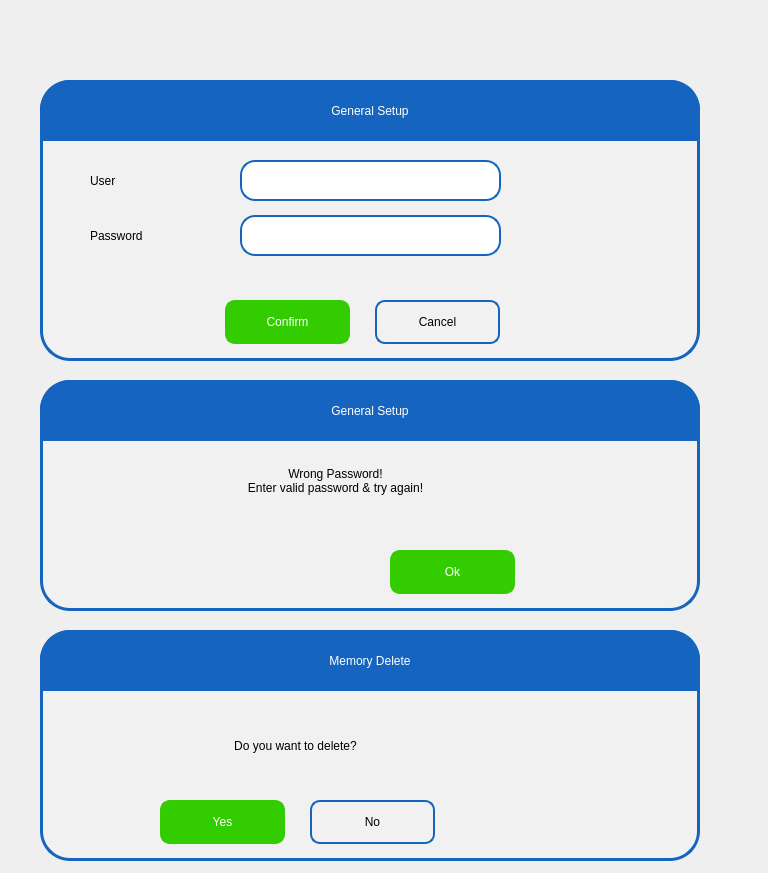
<?xml version="1.0" encoding="UTF-8"?>
<ui version="4.0">
 <class>sCheckPass</class>
 <widget class="QWidget" name="sCheckPass">
  <property name="geometry">
   <rect>
    <x>0</x>
    <y>0</y>
    <width>768</width>
    <height>873</height>
   </rect>
  </property>
  <property name="windowTitle">
   <string>Form</string>
  </property>
  <widget class="QFrame" name="frPassword">
   <property name="geometry">
    <rect>
     <x>40</x>
     <y>80</y>
     <width>660</width>
     <height>281</height>
    </rect>
   </property>
   <property name="styleSheet">
    <string notr="true">border-width: 3px;
border-color: rgb(21, 100, 192);
border-style: solid;
border-radius: 30px;

color: rgb(0, 0, 0);
font: 75 16pt &quot;Roboto Medium&quot;;

background-color: rgb(241, 241, 241);
</string>
   </property>
   <property name="frameShape">
    <enum>QFrame::StyledPanel</enum>
   </property>
   <property name="frameShadow">
    <enum>QFrame::Raised</enum>
   </property>
   <widget class="QLabel" name="label_11">
    <property name="geometry">
     <rect>
      <x>50</x>
      <y>135</y>
      <width>141</width>
      <height>41</height>
     </rect>
    </property>
    <property name="styleSheet">
     <string notr="true">border-width: 0px;
font: 75 16pt &quot;Roboto Medium&quot;;</string>
    </property>
    <property name="text">
     <string>Password</string>
    </property>
    <property name="wordWrap">
     <bool>true</bool>
    </property>
   </widget>
   <widget class="sQLEExtend" name="lePassword">
    <property name="geometry">
     <rect>
      <x>200</x>
      <y>135</y>
      <width>261</width>
      <height>41</height>
     </rect>
    </property>
    <property name="focusPolicy">
     <enum>Qt::ClickFocus</enum>
    </property>
    <property name="styleSheet">
     <string notr="true">padding: 1px 18px 1px 10px;
background-color: rgb(255,255,255);
border-width: 2px;
border-color: rgb(21, 100, 192);
border-style: solid;
border-radius: 15;
color: rgb(0, 0, 0);
font: 75 16pt &quot;Roboto Medium&quot;;

</string>
    </property>
    <property name="inputMethodHints">
     <set>Qt::ImhHiddenText|Qt::ImhNoAutoUppercase|Qt::ImhNoPredictiveText|Qt::ImhSensitiveData</set>
    </property>
    <property name="maxLength">
     <number>15</number>
    </property>
    <property name="echoMode">
     <enum>QLineEdit::Password</enum>
    </property>
   </widget>
   <widget class="QLabel" name="lblCaption">
    <property name="geometry">
     <rect>
      <x>0</x>
      <y>0</y>
      <width>660</width>
      <height>61</height>
     </rect>
    </property>
    <property name="styleSheet">
     <string notr="true">font: 75 16pt &quot;Roboto Medium&quot;;
background-color: rgb(21, 100, 192);
color: rgb(255, 255, 255);
border-radius : 0px;
border-top-left-radius: 30px;
border-top-right-radius: 30px;
border-width:0px;



</string>
    </property>
    <property name="text">
     <string>General Setup</string>
    </property>
    <property name="alignment">
     <set>Qt::AlignCenter</set>
    </property>
   </widget>
   <widget class="QPushButton" name="pbConfirm">
    <property name="geometry">
     <rect>
      <x>185</x>
      <y>220</y>
      <width>125</width>
      <height>44</height>
     </rect>
    </property>
    <property name="focusPolicy">
     <enum>Qt::ClickFocus</enum>
    </property>
    <property name="styleSheet">
     <string notr="true">QPushButton{
background-color: rgb(51, 204, 0);
border-width: 2px;
border-color: rgb(51, 204, 0);
border-style: solid;
border-radius: 10;
color: rgb(255, 255, 255);
font: 75 16pt &quot;Roboto Medium&quot;;
}
QPushButton:disabled { 
background-color: rgb(204, 244, 198);
border-width: 2px;
border-color: rgb(127, 143, 127);
border-style: solid;
border-radius: 10;
color: rgb(0, 0, 0);
font: 75 16pt &quot;Roboto Medium&quot;;
}
QPushButton:pressed {
background-color: rgb(24, 163, 3);
border-width: 2px;
border-color: rgb(24, 163, 3);
border-style: solid;
border-radius: 10;
color: rgb(255, 255, 255);
font: 75 16pt &quot;Roboto Medium&quot;;
}
QPushButton:down {
background-color: rgb(24, 163, 3);
border-width: 2px;
border-color: rgb(24, 163, 3);
border-style: solid;
border-radius: 10;
color: rgb(0, 0, 0);
font: 75 16pt &quot;Roboto Medium&quot;;
}
QPushButton:default {
background-color: rgb(241, 241, 241);
border-width: 2px;
border-color: rgb(21, 100, 192);
border-style: solid;
border-radius: 10;
color: rgb(0, 0, 0);
font: 75 16pt &quot;Roboto Medium&quot;;
}
</string>
    </property>
    <property name="text">
     <string>Confirm</string>
    </property>
   </widget>
   <widget class="QPushButton" name="pbCan">
    <property name="geometry">
     <rect>
      <x>335</x>
      <y>220</y>
      <width>125</width>
      <height>44</height>
     </rect>
    </property>
    <property name="focusPolicy">
     <enum>Qt::ClickFocus</enum>
    </property>
    <property name="styleSheet">
     <string notr="true">QPushButton{
background-color: rgb(241, 241, 241);
border-width: 2px;
border-color: rgb(21, 100, 192);
border-style: solid;
border-radius: 10;
color: rgb(0, 0, 0);
font: 75 16pt &quot;Roboto Medium&quot;;
}
QPushButton:disabled { 
background-color: rgb(204, 244, 198);
border-width: 2px;
border-color: rgb(127, 143, 127);
border-style: solid;
border-radius: 10;
color: rgb(0, 0, 0);
font: 75 16pt &quot;Roboto Medium&quot;;
}
QPushButton:pressed {
background-color: rgb(194, 194, 194);
border-width: 2px;
border-color: rgb(194, 194, 194);
border-style: solid;
border-radius: 10;
color: rgb(255, 255, 255);
font: 75 16pt &quot;Roboto Medium&quot;;
}
QPushButton:down {
background-color: rgb(24, 163, 3);
border-width: 2px;
border-color: rgb(24, 163, 3);
border-style: solid;
border-radius: 10;
color: rgb(0, 0, 0);
font: 75 16pt &quot;Roboto Medium&quot;;
}
QPushButton:default {
background-color: rgb(241, 241, 241);
border-width: 2px;
border-color: rgb(21, 100, 192);
border-style: solid;
border-radius: 10;
color: rgb(0, 0, 0);
font: 75 16pt &quot;Roboto Medium&quot;;
}
</string>
    </property>
    <property name="text">
     <string>Cancel</string>
    </property>
   </widget>
   <widget class="QLabel" name="label_12">
    <property name="geometry">
     <rect>
      <x>50</x>
      <y>80</y>
      <width>141</width>
      <height>41</height>
     </rect>
    </property>
    <property name="styleSheet">
     <string notr="true">border-width: 0px;
font: 75 16pt &quot;Roboto Medium&quot;;</string>
    </property>
    <property name="text">
     <string>User</string>
    </property>
    <property name="wordWrap">
     <bool>true</bool>
    </property>
   </widget>
   <widget class="sQLEExtend" name="leUser">
    <property name="geometry">
     <rect>
      <x>200</x>
      <y>80</y>
      <width>261</width>
      <height>41</height>
     </rect>
    </property>
    <property name="focusPolicy">
     <enum>Qt::ClickFocus</enum>
    </property>
    <property name="styleSheet">
     <string notr="true">padding: 1px 18px 1px 10px;
background-color: rgb(255,255,255);
border-width: 2px;
border-color: rgb(21, 100, 192);
border-style: solid;
border-radius: 15;
color: rgb(0, 0, 0);
font: 75 16pt &quot;Roboto Medium&quot;;

</string>
    </property>
    <property name="inputMethodHints">
     <set>Qt::ImhNone</set>
    </property>
    <property name="maxLength">
     <number>15</number>
    </property>
    <property name="echoMode">
     <enum>QLineEdit::Normal</enum>
    </property>
   </widget>
  </widget>
  <widget class="QFrame" name="frMessage">
   <property name="geometry">
    <rect>
     <x>40</x>
     <y>380</y>
     <width>660</width>
     <height>231</height>
    </rect>
   </property>
   <property name="styleSheet">
    <string notr="true">border-width: 3px;
border-color: rgb(21, 100, 192);
border-style: solid;
border-radius: 30px;

color: rgb(0, 0, 0);
font: 75 16pt &quot;Roboto Medium&quot;;

background-color: rgb(241, 241, 241);
</string>
   </property>
   <property name="frameShape">
    <enum>QFrame::StyledPanel</enum>
   </property>
   <property name="frameShadow">
    <enum>QFrame::Raised</enum>
   </property>
   <widget class="QLabel" name="lblMessage">
    <property name="geometry">
     <rect>
      <x>70</x>
      <y>60</y>
      <width>451</width>
      <height>81</height>
     </rect>
    </property>
    <property name="styleSheet">
     <string notr="true">border-width: 0px;
font: 75 16pt &quot;Roboto Medium&quot;;</string>
    </property>
    <property name="text">
     <string>Wrong Password!
Enter valid password &amp; try again!</string>
    </property>
    <property name="alignment">
     <set>Qt::AlignCenter</set>
    </property>
    <property name="wordWrap">
     <bool>true</bool>
    </property>
   </widget>
   <widget class="QLabel" name="lblMCaption">
    <property name="geometry">
     <rect>
      <x>0</x>
      <y>0</y>
      <width>660</width>
      <height>61</height>
     </rect>
    </property>
    <property name="styleSheet">
     <string notr="true">font: 75 16pt &quot;Roboto Medium&quot;;
background-color: rgb(21, 100, 192);
color: rgb(255, 255, 255);
border-radius : 0px;
border-top-left-radius: 30px;
border-top-right-radius: 30px;
border-width:0px;


</string>
    </property>
    <property name="text">
     <string>General Setup</string>
    </property>
    <property name="alignment">
     <set>Qt::AlignCenter</set>
    </property>
   </widget>
   <widget class="QPushButton" name="pbOK">
    <property name="geometry">
     <rect>
      <x>350</x>
      <y>170</y>
      <width>125</width>
      <height>44</height>
     </rect>
    </property>
    <property name="focusPolicy">
     <enum>Qt::ClickFocus</enum>
    </property>
    <property name="styleSheet">
     <string notr="true">QPushButton{
background-color: rgb(51, 204, 0);
border-width: 2px;
border-color: rgb(51, 204, 0);
border-style: solid;
border-radius: 10;
color: rgb(255, 255, 255);
font: 75 16pt &quot;Roboto Medium&quot;;
}
QPushButton:disabled { 
background-color: rgb(204, 244, 198);
border-width: 2px;
border-color: rgb(127, 143, 127);
border-style: solid;
border-radius: 10;
color: rgb(0, 0, 0);
font: 75 16pt &quot;Roboto Medium&quot;;
}
QPushButton:pressed {
background-color: rgb(24, 163, 3);
border-width: 2px;
border-color: rgb(24, 163, 3);
border-style: solid;
border-radius: 10;
color: rgb(255, 255, 255);
font: 75 16pt &quot;Roboto Medium&quot;;
}
QPushButton:down {
background-color: rgb(24, 163, 3);
border-width: 2px;
border-color: rgb(24, 163, 3);
border-style: solid;
border-radius: 10;
color: rgb(0, 0, 0);
font: 75 16pt &quot;Roboto Medium&quot;;
}
QPushButton:default {
background-color: rgb(241, 241, 241);
border-width: 2px;
border-color: rgb(21, 100, 192);
border-style: solid;
border-radius: 10;
color: rgb(0, 0, 0);
font: 75 16pt &quot;Roboto Medium&quot;;
}
</string>
    </property>
    <property name="text">
     <string>Ok</string>
    </property>
   </widget>
  </widget>
  <widget class="QFrame" name="frConfirm">
   <property name="geometry">
    <rect>
     <x>40</x>
     <y>630</y>
     <width>660</width>
     <height>231</height>
    </rect>
   </property>
   <property name="styleSheet">
    <string notr="true">border-width: 3px;
border-color: rgb(21, 100, 192);
border-style: solid;
border-radius: 30px;

color: rgb(0, 0, 0);
font: 75 16pt &quot;Roboto Medium&quot;;

background-color: rgb(241, 241, 241);
</string>
   </property>
   <property name="frameShape">
    <enum>QFrame::StyledPanel</enum>
   </property>
   <property name="frameShadow">
    <enum>QFrame::Raised</enum>
   </property>
   <widget class="QLabel" name="lblCMessage">
    <property name="geometry">
     <rect>
      <x>30</x>
      <y>70</y>
      <width>451</width>
      <height>91</height>
     </rect>
    </property>
    <property name="styleSheet">
     <string notr="true">border-width: 0px;
font: 75 16pt &quot;Roboto Medium&quot;;</string>
    </property>
    <property name="text">
     <string>Do you want to delete?</string>
    </property>
    <property name="alignment">
     <set>Qt::AlignCenter</set>
    </property>
    <property name="wordWrap">
     <bool>true</bool>
    </property>
   </widget>
   <widget class="QLabel" name="lblCCaption">
    <property name="geometry">
     <rect>
      <x>0</x>
      <y>0</y>
      <width>660</width>
      <height>61</height>
     </rect>
    </property>
    <property name="styleSheet">
     <string notr="true">font: 75 16pt &quot;Roboto Medium&quot;;
background-color: rgb(21, 100, 192);
color: rgb(255, 255, 255);
border-radius : 0px;
border-top-left-radius: 30px;
border-top-right-radius: 30px;
border-width:0px;


</string>
    </property>
    <property name="text">
     <string>Memory Delete</string>
    </property>
    <property name="alignment">
     <set>Qt::AlignCenter</set>
    </property>
   </widget>
   <widget class="QPushButton" name="pbYes">
    <property name="geometry">
     <rect>
      <x>120</x>
      <y>170</y>
      <width>125</width>
      <height>44</height>
     </rect>
    </property>
    <property name="focusPolicy">
     <enum>Qt::ClickFocus</enum>
    </property>
    <property name="styleSheet">
     <string notr="true">QPushButton{
background-color: rgb(51, 204, 0);
border-width: 2px;
border-color: rgb(51, 204, 0);
border-style: solid;
border-radius: 10;
color: rgb(255, 255, 255);
font: 75 16pt &quot;Roboto Medium&quot;;
}
QPushButton:disabled { 
background-color: rgb(204, 244, 198);
border-width: 2px;
border-color: rgb(127, 143, 127);
border-style: solid;
border-radius: 10;
color: rgb(0, 0, 0);
font: 75 16pt &quot;Roboto Medium&quot;;
}
QPushButton:pressed {
background-color: rgb(24, 163, 3);
border-width: 2px;
border-color: rgb(24, 163, 3);
border-style: solid;
border-radius: 10;
color: rgb(255, 255, 255);
font: 75 16pt &quot;Roboto Medium&quot;;
}
QPushButton:down {
background-color: rgb(24, 163, 3);
border-width: 2px;
border-color: rgb(24, 163, 3);
border-style: solid;
border-radius: 10;
color: rgb(0, 0, 0);
font: 75 16pt &quot;Roboto Medium&quot;;
}
QPushButton:default {
background-color: rgb(241, 241, 241);
border-width: 2px;
border-color: rgb(21, 100, 192);
border-style: solid;
border-radius: 10;
color: rgb(0, 0, 0);
font: 75 16pt &quot;Roboto Medium&quot;;
}
</string>
    </property>
    <property name="text">
     <string>Yes</string>
    </property>
   </widget>
   <widget class="QPushButton" name="pbNo">
    <property name="geometry">
     <rect>
      <x>270</x>
      <y>170</y>
      <width>125</width>
      <height>44</height>
     </rect>
    </property>
    <property name="focusPolicy">
     <enum>Qt::ClickFocus</enum>
    </property>
    <property name="styleSheet">
     <string notr="true">QPushButton{
background-color: rgb(241, 241, 241);
border-width: 2px;
border-color: rgb(21, 100, 192);
border-style: solid;
border-radius: 10;
color: rgb(0, 0, 0);
font: 75 16pt &quot;Roboto Medium&quot;;
}
QPushButton:disabled { 
background-color: rgb(204, 244, 198);
border-width: 2px;
border-color: rgb(127, 143, 127);
border-style: solid;
border-radius: 10;
color: rgb(0, 0, 0);
font: 75 16pt &quot;Roboto Medium&quot;;
}
QPushButton:pressed {
background-color: rgb(194, 194, 194);
border-width: 2px;
border-color: rgb(194, 194, 194);
border-style: solid;
border-radius: 10;
color: rgb(255, 255, 255);
font: 75 16pt &quot;Roboto Medium&quot;;
}
QPushButton:down {
background-color: rgb(24, 163, 3);
border-width: 2px;
border-color: rgb(24, 163, 3);
border-style: solid;
border-radius: 10;
color: rgb(0, 0, 0);
font: 75 16pt &quot;Roboto Medium&quot;;
}
QPushButton:default {
background-color: rgb(241, 241, 241);
border-width: 2px;
border-color: rgb(21, 100, 192);
border-style: solid;
border-radius: 10;
color: rgb(0, 0, 0);
font: 75 16pt &quot;Roboto Medium&quot;;
}
</string>
    </property>
    <property name="text">
     <string>No</string>
    </property>
   </widget>
  </widget>
 </widget>
 <customwidgets>
  <customwidget>
   <class>sQLEExtend</class>
   <extends>QLineEdit</extends>
   <header location="global">sqleextend.h</header>
  </customwidget>
 </customwidgets>
 <resources/>
 <connections/>
</ui>
